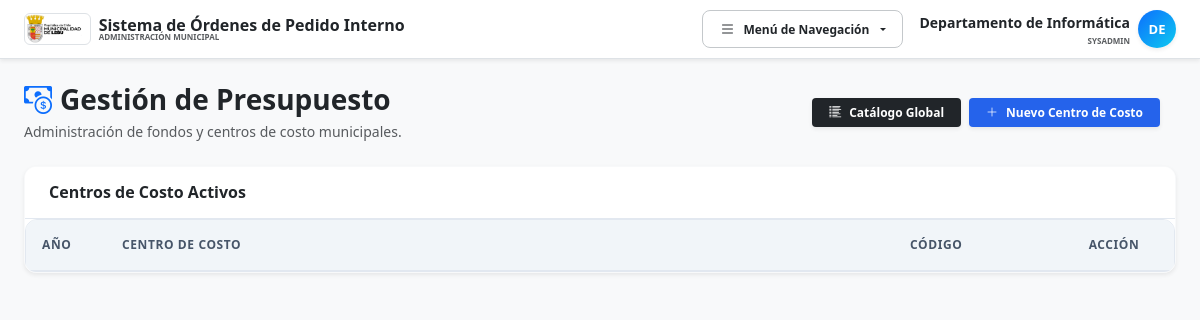
Before: /centros_de_costo.php (signed in) with the older database file.
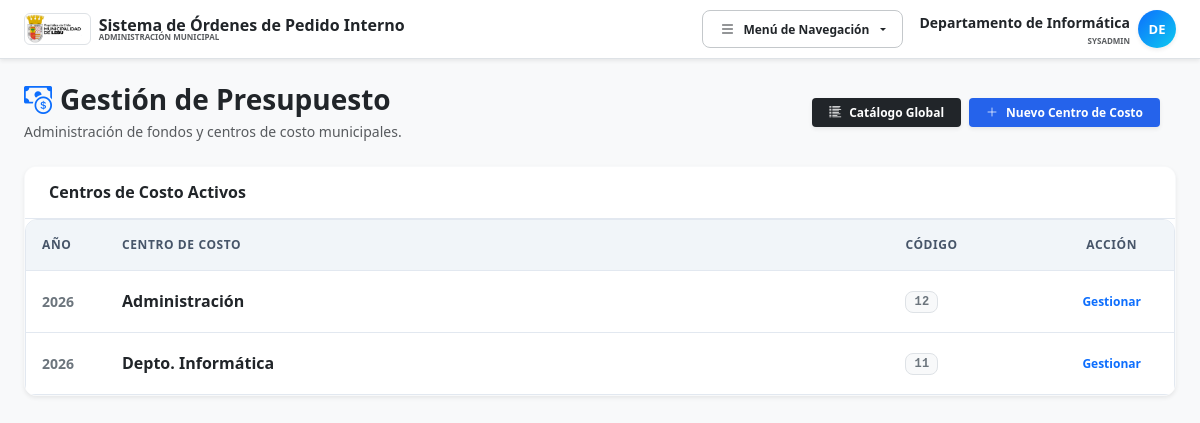
After: the same page with the newer database file.
### tables this page shows
CREATE TABLE `centros_costo` (
  `id` int NOT NULL AUTO_INCREMENT,
  `codigo_cuenta` varchar(50) NOT NULL,
  `nombre` varchar(150) NOT NULL,
  `anio_fiscal` int NOT NULL,
  `activo` tinyint(1) DEFAULT '1',
  PRIMARY KEY (`id`)
);

### centros_de_costo.php (the view, shortened to what this page needs)
<?php
require_once __DIR__ . '/config.php';
$vista = $_GET['view'] ?? 'lista';
if ($vista === 'detalle' && isset($_GET['id'])) {
    $stmt = $pdo->prepare("SELECT * FROM centros_costo WHERE id = ?");
    $stmt->execute([$_GET['id']]);
    $centro_actual = $stmt->fetch();
    if ($centro_actual) {
        $sqlAsig = "
            SELECT pa.id, pa.centro_costo_id, pa.cuenta_maestra_id, pa.area_gestion_id,
                   cm.codigo, cm.nombre, ag.codigo as ag_cod,
                   (SELECT COUNT(*) FROM expedientes_items ei WHERE ei.presupuesto_asignado_id = pa.id) as items_count
            FROM presupuestos_asignados pa
            JOIN cuentas_maestras cm ON pa.cuenta_maestra_id = cm.id
            LEFT JOIN areas_gestion ag ON pa.area_gestion_id = ag.id
            WHERE pa.centro_costo_id = ?
            ORDER BY cm.codigo ASC
        ";
        $stmtA = $pdo->prepare($sqlAsig);
        $stmtA->execute([$_GET['id']]);
        $asignaciones = $stmtA->fetchAll();
    }
} else {
    $sqlLista = "
        SELECT cc.*
        FROM centros_costo cc
        WHERE cc.activo = 1
        ORDER BY cc.anio_fiscal DESC, cc.nombre ASC
    ";
    $centros_list = $pdo->query($sqlLista)->fetchAll();
}
?>
<!DOCTYPE html>
<html lang="es">
<head>
    <?php
    include __DIR__ . '/head.php';
    ?>
</head>
<body class="bg-light text-slate-800 pb-20 font-sans">
    <?php include __DIR__ . '/nav.php'; ?>
    <div class="container mt-4 px-3 px-md-4">
        <div class="row align-items-center mb-4 g-3">
            <div class="col-12 col-md">
                <h1 class="h3 fw-bold text-dark mb-1 d-flex align-items-center gap-2">
                    <i class="bi bi-cash-coin text-primary"></i>
                    Gestión de Presupuesto
                </h1>
                <p class="text-muted small mb-0">Administración de fondos y centros de costo municipales.</p>
            </div>
            <div class="col-12 col-md-auto">
                <?php if($vista === 'detalle'): ?>
                    <a href="centros_de_costo.php" class="btn btn-outline-secondary btn-sm px-3 shadow-sm">
                        <i class="bi bi-arrow-left me-1"></i> Volver al Listado
                    </a>
                <?php else: ?>
                    <div class="d-flex gap-2">
                        <a href="mantenedor_cuentas.php" class="btn btn-dark btn-sm fw-bold px-3 shadow-sm d-flex align-items-center gap-1.5">
                            <i class="bi bi-list-columns-reverse"></i> Catálogo Global
                        </a>
                        <button class="btn btn-primary btn-sm fw-bold px-3 shadow-sm d-flex align-items-center gap-1.5" data-bs-toggle="modal" data-bs-target="#modalCC">
                            <i class="bi bi-plus-lg"></i> Nuevo Centro de Costo
                        </button>
                    </div>
                <?php endif; ?>
            </div>
        </div>
        <?php if($vista === 'lista'): ?>
            <div class="card shadow-sm border-light">
                <div class="card-header bg-white py-3">
                    <h6 class="fw-bold mb-0 text-dark">Centros de Costo Activos</h6>
                </div>
                <div class="table-responsive rounded-bottom">
                    <table class="table table-hover align-middle mb-0">
                        <thead class="table-light text-uppercase small" style="font-size: 10px;">
                            <tr>
                                <th class="p-3" style="width: 80px;">Año</th>
                                <th class="p-3">Centro de Costo</th>
                                <th class="p-3" style="width: 160px;">Código</th>
                                <th class="p-3 text-center" style="width: 120px;">Acción</th>
                            </tr>
                        </thead>
                        <tbody class="divide-y divide-gray-100 bg-white">
                            <?php foreach($centros_list as $cc): ?>
                            <tr>
                                <td class="p-3 fw-bold text-secondary"><?= $cc['anio_fiscal'] ?></td>
                                <td class="p-3 fw-bold text-dark fs-6"><?= htmlspecialchars($cc['nombre']) ?></td>
                                <td class="p-3">
                                    <span class="badge bg-light text-secondary font-monospace border px-2 py-1"><?= htmlspecialchars($cc['codigo_cuenta']) ?></span>
                                </td>
                                <td class="p-3 text-center">
                                    <a href="centros_de_costo.php?view=detalle&id=<?= $cc['id'] ?>" class="btn btn-outline-primary btn-sm fw-bold px-3">
                                        Gestionar
                                    </a>
                                </td>
                            </tr>
                            <?php endforeach; ?>
                        </tbody>
                    </table>
                </div>
            </div>
        <?php endif; ?>
    </div>
</body>
</html>

### head.php (shortened to what this page needs)
<link href="https://cdn.jsdelivr.net/npm/bootstrap@5.3.3/dist/css/bootstrap.min.css" rel="stylesheet">
<link rel="stylesheet" href="https://cdn.jsdelivr.net/npm/bootstrap-icons@1.11.3/font/bootstrap-icons.min.css">
<link rel="stylesheet" href="css/style.css">

### nav.php (shortened to what this page needs)
<?php
$rol = $_SESSION['user_rol'] ?? '';
$user_name = $_SESSION['user_name'] ?? 'Usuario';
?>
<nav class="navbar navbar-expand-lg navbar-light bg-white border-bottom shadow-sm py-2">
    <div class="container-fluid px-4">
        <a class="navbar-brand d-flex align-items-center gap-2" href="index.php">
            <img src="logo.png" alt="Logo" class="h-8 w-auto object-contain bg-white rounded p-0.5 border" style="height: 32px;">
            <div class="lh-1 d-none d-sm-block text-start">
                <span class="fs-6 fw-bold text-dark d-block">Sistema de Órdenes de Pedido Interno</span>
                <span class="text-muted d-block text-uppercase tracking-wider" style="font-size: 8px; font-weight: 800;">ADMINISTRACIÓN MUNICIPAL</span>
            </div>
        </a>
        <div class="d-flex align-items-center gap-2 ms-auto">
            <div class="dropdown me-2">
                <button class="btn btn-outline-secondary btn-sm fw-bold dropdown-toggle d-flex align-items-center gap-1.5 px-3 py-2 rounded-3 text-dark border-secondary-subtle" type="button" id="dropdownNavMenu" data-bs-toggle="dropdown" aria-expanded="false">
                    <i class="bi bi-list fs-6"></i>
                    <span class="d-none d-md-inline">Menú de Navegación</span>
                </button>
            </div>
            <div class="d-flex align-items-center gap-2">
                <div class="d-none d-md-flex flex-column align-items-end lh-1">
                    <span class="text-sm fw-bold text-dark"><?= htmlspecialchars($user_name) ?></span>
                    <?php if ($_SESSION['es_subrogante'] ?? false): ?>
                        <span class="text-warning text-uppercase mt-1 fw-bold" style="font-size: 8px;">
                            <i class="bi bi-person-exclamation me-0.5"></i> Suplente de: <?= htmlspecialchars($_SESSION['subrogado_nombre']) ?>
                        </span>
                    <?php else: ?>
                        <span class="text-muted text-uppercase mt-1" style="font-size: 8px; font-weight: 800;"><?= htmlspecialchars($rol === 'SYSADMIN' ? 'SYSADMIN' : $rol) ?></span>
                    <?php endif; ?>
                </div>
                <div class="dropdown">
                    <button class="btn p-0 border-0 d-flex align-items-center justify-content-center text-white rounded-circle shadow-sm" type="button" id="dropdownUserAvatar" data-bs-toggle="dropdown" aria-expanded="false" style="width: 38px; height: 38px; font-weight: 800; font-size: 13px; background: linear-gradient(135deg, #0d6efd, #0dcaf0);">
                        <?= strtoupper(substr($user_name, 0, 2)) ?>
                    </button>
                </div>
            </div>
        </div>
    </div>
</nav>

Changed rows visible on the page:
added centros_costo: anio_fiscal "2026", nombre "Administración", codigo_cuenta "12"
added centros_costo: anio_fiscal "2026", nombre "Depto. Informática", codigo_cuenta "11"
